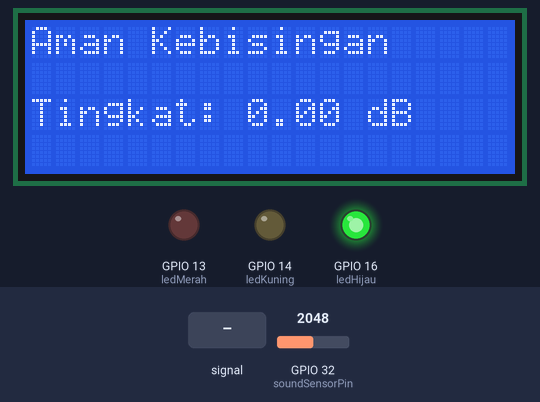
Simulated run of this sketch. Board: ESP32. On the bench: 20×4 character LCD, output pins drawn as LEDs (lit = HIGH). The test bench sets the inputs (shaded band); at power-on: GPIO 32 (soundSensorPin) = 2048. What the sketch prints to the serial monitor is not drawn.

Above: at 1.2 s.
1.3 s: GPIO 32 (soundSensorPin) fed a 200 Hz sine of ±327 counts around its level
At 2.1 s:
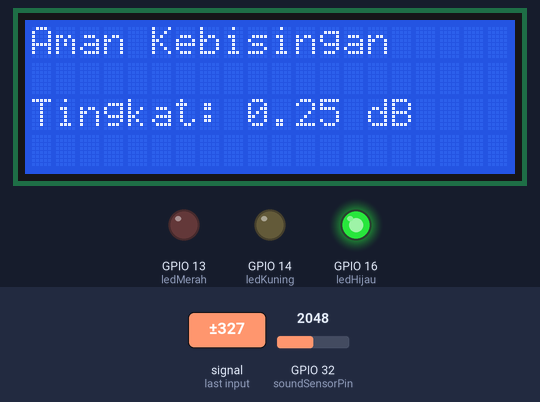
3.7 s: GPIO 32 (soundSensorPin) set to 2866
At 4.2 s:
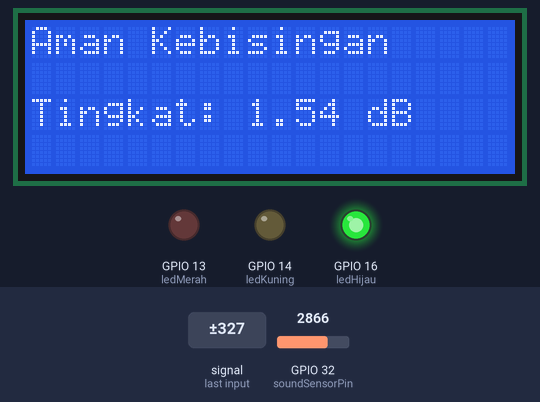
5.8 s: GPIO 32 (soundSensorPin) fed a 1000 Hz sine of ±1023 counts around its level
At 7.4 s:
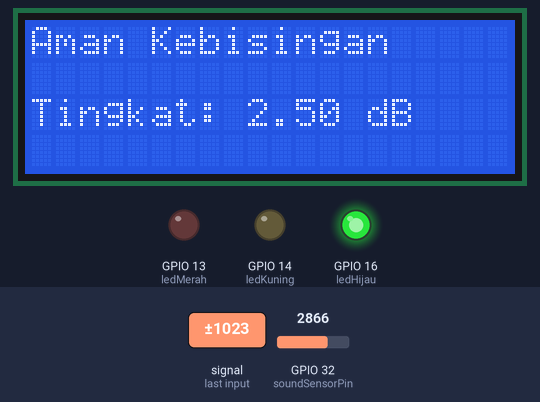
7.9 s: GPIO 32 (soundSensorPin) set to 3603
At 8.5 s:
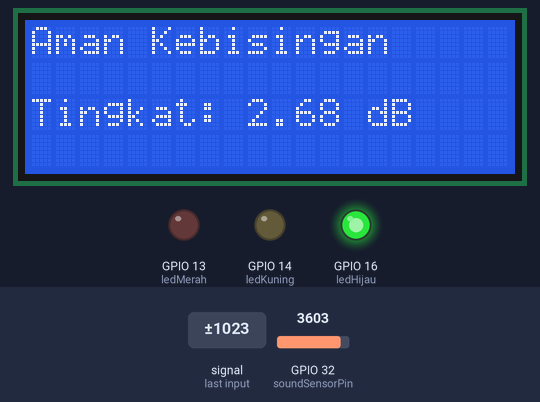
10.1 s: GPIO 32 (soundSensorPin) set to 4095
At 10.6 s:
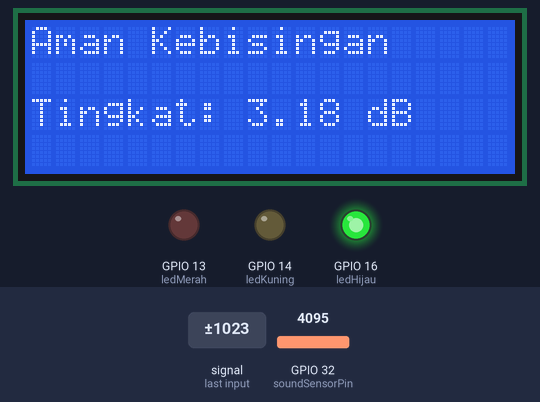
Timing chart, 0 to 13.1 s (numbered marks = the images above; inputs shaded):
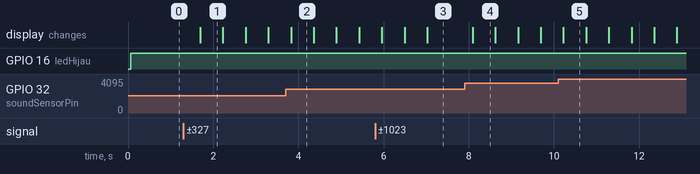

The sketch:

Mappi32_NoiseGuard.ino
```cpp
#include <Wire.h>
#include <LiquidCrystal_I2C.h>

// Inisialisasi LCD 20x4
LiquidCrystal_I2C lcd(0x27, 20, 4);

const int soundSensorPin = 32;
const int ledMerah = 13;
const int ledKuning = 14;
const int ledHijau = 16;

float Vref = 0.5;  // Tegangan referensi dari sensor suara (sesuaikan dengan sensor Anda)
float smoothing = 0.9;  // Faktor smoothing untuk moving average
static float smoothVoltage = 0;  // Variabel tegangan stabil

void setup() {
  lcd.init();
  lcd.backlight();

  pinMode(ledMerah, OUTPUT);
  pinMode(ledKuning, OUTPUT);
  pinMode(ledHijau, OUTPUT);

  Serial.begin(115200);  // Debugging lewat Serial Monitor
}

void loop() {
  // Baca nilai analog dari sensor suara
  int rawValue = analogRead(soundSensorPin);
  float voltage = rawValue * (3.3 / 4095.0);  // Untuk ESP32 dengan ADC 12-bit

  // Moving average untuk stabilisasi tegangan
  smoothVoltage = (smoothing * smoothVoltage) + ((1 - smoothing) * voltage);

  // Hindari nilai dB yang tidak masuk akal
  float dB = 5 * log10(smoothVoltage / Vref);
  if (dB > 20) dB = 20;  // Batas atas
  if (dB < 0) dB = 0;      // Batas bawah

  Serial.print("Tingkat Kebisingan: ");
  Serial.print(dB);
  Serial.println(" dB");

  // Reset semua LED terlebih dahulu
  digitalWrite(ledMerah, LOW);
  digitalWrite(ledKuning, LOW);
  digitalWrite(ledHijau, LOW);

  lcd.clear();  // Bersihkan layar LCD

  // Kondisi berdasarkan tingkat kebisingan yang lebih rendah
  if (dB > 10) {  // Jika dB di atas 10
    digitalWrite(ledMerah, HIGH);  // LED merah menyala
    lcd.setCursor(0, 0);
    lcd.print("Bahaya Kebisingan");
    lcd.setCursor(0, 1);
    lcd.print("USE EARPLUG");
  } else if (dB > 5 && dB <= 10) {  // Jika dB antara 5 hingga 10
    digitalWrite(ledKuning, HIGH);  // LED kuning menyala
    lcd.setCursor(0, 0);
    lcd.print("Waspada Kebisingan");
    lcd.setCursor(0, 1);
    lcd.print("Disarankan Earplug");
  } else {
    digitalWrite(ledHijau, HIGH);  // LED hijau menyala
    lcd.setCursor(0, 0);
    lcd.print("Aman Kebisingan");
  }

  // Menampilkan tingkat dB pada baris ke-3 LCD
  lcd.setCursor(0, 2);
  lcd.print("Tingkat: ");
  lcd.print(dB);
  lcd.print(" dB");

  delay(500);  // Interval pembacaan berikutnya
}
```

Measured:
- what the display in image 1 shows lasts 0.5 s, from 1.7 s to 2.2 s
